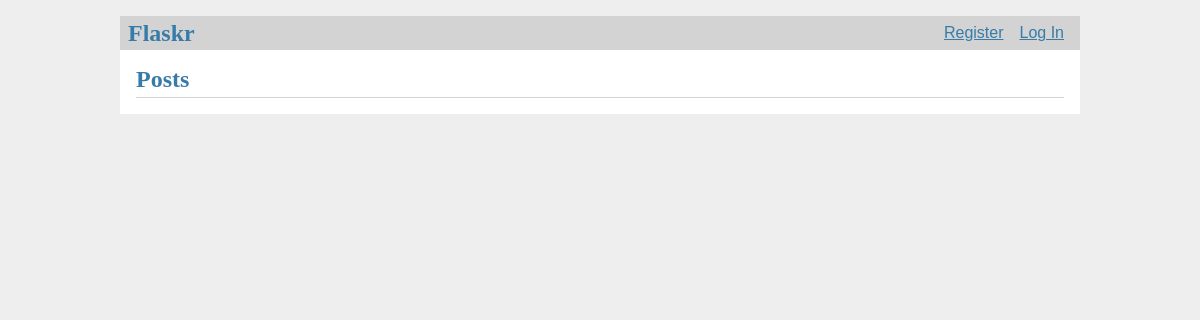
Before: / with the older database file.
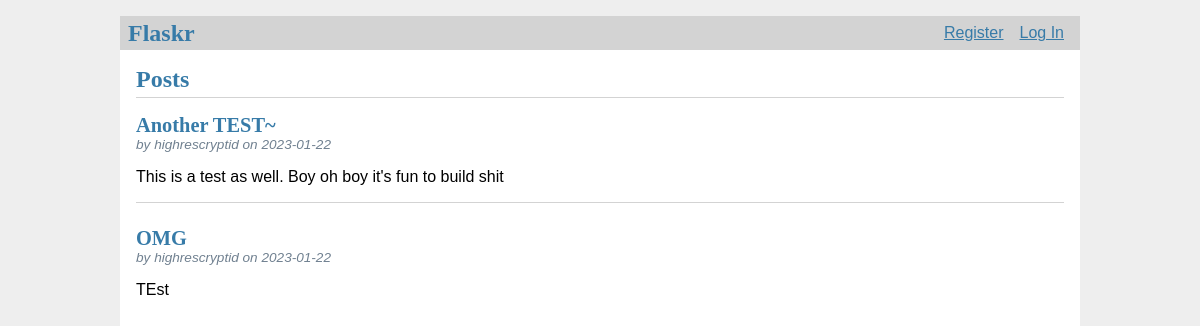
After: the same page with the newer database file.
### tables this page shows
CREATE TABLE post (
  id INTEGER PRIMARY KEY AUTOINCREMENT,
  author_id INTEGER NOT NULL,
  created TIMESTAMP NOT NULL DEFAULT CURRENT_TIMESTAMP,
  title TEXT NOT NULL,
  body TEXT NOT NULL,
  FOREIGN KEY (author_id) REFERENCES user (id)
);

CREATE TABLE user (
  id INTEGER PRIMARY KEY AUTOINCREMENT,
  username TEXT UNIQUE NOT NULL,
  password TEXT NOT NULL
);

### flaskr/blog.py (the view)
@bp.route('/')
def index():
    db = get_db()
    posts = db.execute(
        'SELECT p.id, title, body, created, author_id, username'
        ' FROM post p JOIN user u ON p.author_id = u.id'
        ' ORDER BY created DESC'
    ).fetchall()
    return render_template('blog/index.html', posts=posts)

### flaskr/auth.py (called while the page is built)
@bp.before_app_request
def load_logged_in_user():
    user_id = session.get('user_id')
    if user_id is None:
        g.user = None
    else:
        g.user = get_db().execute(
            'SELECT * FROM user WHERE id = ?', (user_id,)
        ).fetchone()

### flaskr/db.py (called while the page is built)
def get_db():
    if 'db' not in g:
        g.db = sqlite3.connect(
            current_app.config['DATABASE'],
            detect_types=sqlite3.PARSE_DECLTYPES
        )
        g.db.row_factory = sqlite3.Row
    return g.db

### flaskr/templates/blog/index.html (shortened to what this page needs)
{% extends 'base.html' %}
{% block header %}
  <h1>{% block title %}Posts{% endblock %}</h1>
{% endblock %}
{% block content %}
  {% for post in posts %}
    <article class="post">
      <header>
        <div>
          <h1>{{ post['title'] }}</h1>
          <div class="about">by {{ post['username'] }} on {{ post['created'].strftime('%Y-%m-%d') }}</div>
        </div>
      </header>
      <p class="body">{{ post['body'] }}</p>
    </article>
    {% if not loop.last %}
      <hr>
    {% endif %}
  {% endfor %}
{% endblock %}

### flaskr/templates/base.html (shortened to what this page needs)
<!doctype html>
<link rel="stylesheet" href="{{ url_for('static', filename='style.css') }}">
<nav>
  <h1>Flaskr</h1>
  <ul>
    {% if g.user %}
      <li><span>{{ g.user['username'] }}</span>
      <li><a href="{{ url_for('auth.logout') }}">Log Out</a>
    {% else %}
      <li><a href="{{ url_for('auth.register') }}">Register</a>
      <li><a href="{{ url_for('auth.login') }}">Log In</a>
    {% endif %}
  </ul>
</nav>
<section class="content">
  <header>
    {% block header %}{% endblock %}
  </header>
  {% block content %}{% endblock %}
</section>

### flaskr/static/style.css (style rules this page uses)
h1 { font-family: serif; color: #377ba8; margin: 1rem 0; }
a { color: #377ba8; }
hr { border: none; border-top: 1px solid lightgray; }
nav { background: lightgray; display: flex; align-items: center; padding: 0 0.5rem; }
nav h1 { flex: auto; margin: 0; }
nav ul { display: flex; list-style: none; margin: 0; padding: 0; }
nav ul li a, nav ul li span, header .action { display: block; padding: 0.5rem; }
.content { padding: 0 1rem 1rem; }
.content > header { border-bottom: 1px solid lightgray; display: flex; align-items: flex-end; }
.content > header h1 { flex: auto; margin: 1rem 0 0.25rem 0; }
.post > header { display: flex; align-items: flex-end; font-size: 0.85em; }
.post > header > div:first-of-type { flex: auto; }
.post > header h1 { font-size: 1.5em; margin-bottom: 0; }
.post .about { color: slategray; font-style: italic; }
.post .body { white-space: pre-line; }
.content:last-child { margin-bottom: 0; }

Changed rows visible on the page:
added post: title "Another TEST~", username "highrescryptid", created "2023-01-22", body "This is a test as well. Boy oh boy it's fun to build shit"
added post: title "OMG", username "highrescryptid", created "2023-01-22", body "TEst"
